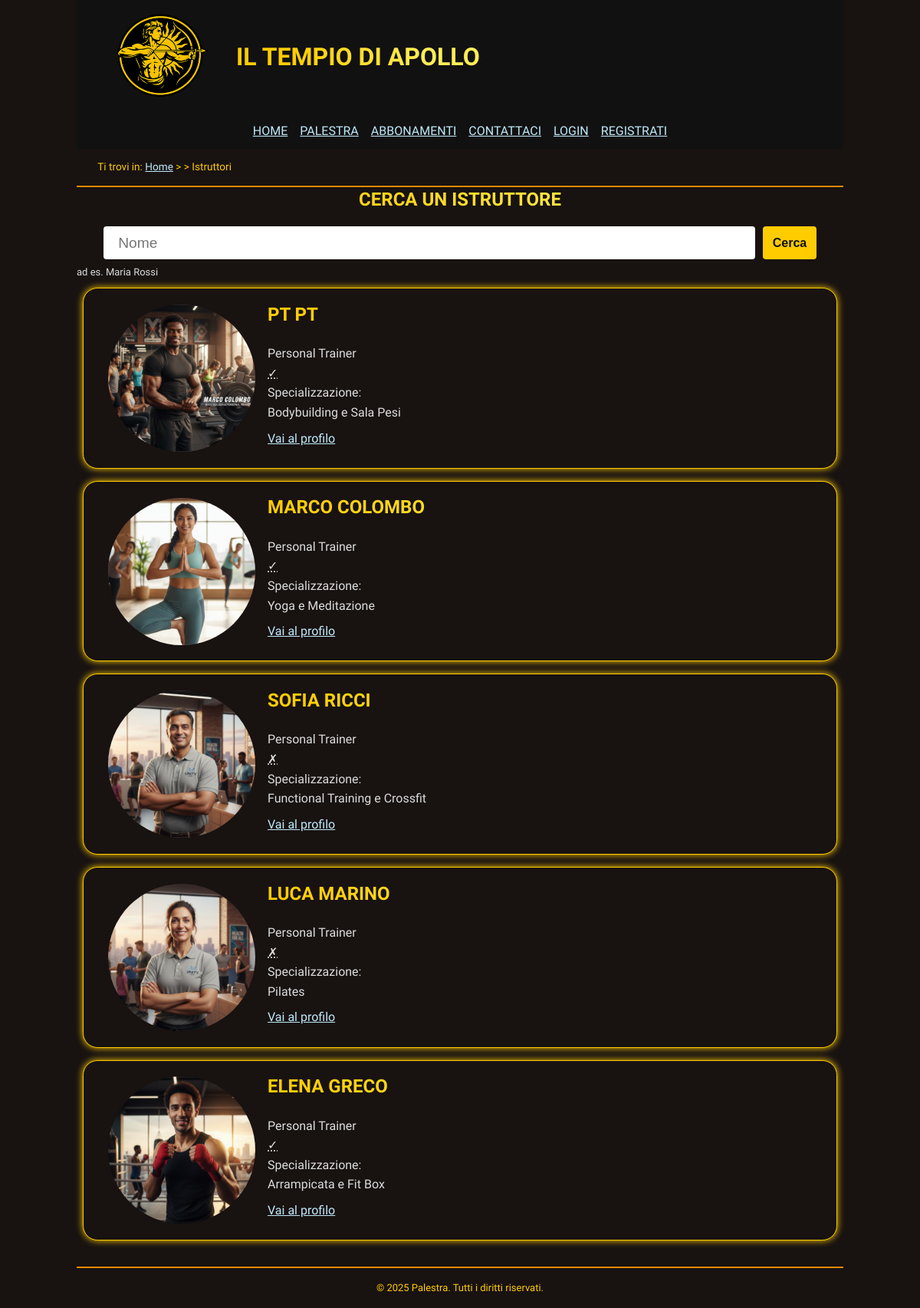
/html/cerca-istruttore.php, run on the app's committed database.
### tables this page shows
CREATE TABLE Utente (
    id_utente SERIAL PRIMARY KEY,
    nome VARCHAR(100) NOT NULL,
    cognome VARCHAR(100) NOT NULL,
    email VARCHAR(100) UNIQUE NOT NULL,
    password_hash CHAR(60) NOT NULL 
);

CREATE TABLE Istruttore (
    id_utente BIGINT UNSIGNED PRIMARY KEY REFERENCES Utente(id_utente) ON DELETE CASCADE,
    specializzazione VARCHAR(100),
    qualifica VARCHAR(100),
    telefono VARCHAR(20),
    presentazione VARCHAR(255)
);

CREATE TABLE Personal_Trainer (
    id_istruttore BIGINT UNSIGNED PRIMARY KEY REFERENCES Istruttore(id_utente) ON DELETE CASCADE
);

### html/cerca-istruttore.php (the view, shortened to what this page needs)
<?php
include "../internal/db_connection.php";
include "../internal/header.php";
$internal = __DIR__ . "/../internal/cerca-istruttore/";
$top = file_get_contents($internal . "top.html");
$templateResult = file_get_contents($internal . "stack.html");
$bottom = file_get_contents($internal . "bottom.html");
$nome = '';
$top = str_replace("[Valore Ricerca]", htmlspecialchars($nome), $top);
echo renderFromHtml($top);
$query = "SELECT *
    FROM Utente
    JOIN Istruttore ON Utente.id_utente = Istruttore.id_utente
    LEFT JOIN Personal_Trainer ON Utente.id_utente = Personal_Trainer.id_istruttore
    WHERE nome LIKE ?";
$stmt = $conn->prepare($query);
$param = "%" . $nome . "%";
$stmt->bind_param("s", $param);
$stmt->execute();
$result = $stmt->get_result();
while ($row = $result->fetch_array(MYSQLI_ASSOC)) {
    $output = $templateResult;
    $isPt = $row['id_istruttore'] == null
        ? '<abbr title="no" aria-hidden="true">&cross;</abbr><span class="hidden">no</span>'
        : '<abbr title="si" aria-hidden="true">&check;</abbr><span class="hidden">si</span>';
    $output = str_replace("[Nome Istruttore]", $row['nome'] . ' ' . $row['cognome'], $output);
    $output = str_replace("[È PT]", $isPt, $output);
    $output = str_replace("[Specializzazione Istruttore]", $row['specializzazione'], $output);
    $output = str_replace("[ID Istruttore]", $row['id_utente'], $output);
    echo $output;
}
echo $bottom;

### html/css/style.css (style rules this page uses)
* { padding: 0; margin: 0; }
:root { --mainColorLight: #fe5; --mainColor: #fc0; --mainColorDark: #e80; --textColor: #ddd; --urlColor: #c0ebfb; --visitedUrlColor: #965cfd; --mainBackgroundColorDark: #111; --mainBackgroundColor: #181211; --mainBackgroundColorLight: #332; --headerGradient: linear-gradient(to right, var(--mainColor) 25%, var(--mainColorLight) 75%); }
html, body { font-size: 100%; font-family: "Lexend", "Roboto", sans-serif; line-height: 1.6em; }
body { color: var(--textColor); background-color: var(--mainBackgroundColor); max-width: 1000px; margin: auto; }
a:link { text-decoration: underline; color: var(--urlColor); }
a:link:has(.logo) { text-decoration: none; width: fit-content; display: inline; }
h1, h2, h3, h4, h5, h6 { font-weight: bold; background: var(--headerGradient); background-clip: text; color: transparent; -webkit-background-clip: text; -webkit-text-fill-color: transparent; text-shadow: none; }
h1, h2, h3 { text-align: center; text-transform: uppercase; padding: 0.2em 0.5em; }
strong { font-weight: normal; }
header { background-color: var(--mainBackgroundColorDark); }
footer { margin-top: 2em; padding: 1em; font-size: small; color: var(--mainColor); border-top: 2px solid var(--mainColorDark); text-align: center; }
header.intestazione { display: flex; flex-wrap: wrap; align-items: center; top: 0; position: sticky; z-index: 999; padding: 0.5em 2em; text-transform: uppercase; }
.intestazione .logo { width: 156px; box-sizing: border-box; display: inline; vertical-align: middle; padding: .2em .5em; }
.intestazione h1 { display: inline; width: fit-content; flex: 1 1 auto; }
#menu { display: flex; justify-content: space-around; margin: 0 auto; }
#menu ul { display: flex; flex-wrap: wrap; list-style: none; }
#menu li { margin: .2em .5em; }
#breadcrumb { color: var(--mainColor); padding: 0.8em 2em; font-size: 0.85em; border-bottom: 2px solid var(--mainColorDark); }
#breadcrumb>ol::before { content: "Ti trovi in: "; margin-right: .25em; }
#breadcrumb>ol { list-style: none; align-items: baseline; display: flex; }
#breadcrumb>ol>li+li::before { content: "> >"/ ""; margin-right: .25em; }
#breadcrumb>ol>li::after { content: ""; margin-right: .25em; }
.light-topic { border: 1px solid var(--mainColor); box-shadow: 0 0 10px var(--mainColor); background-color: var(--mainBackgroundColor); border-radius: 1.2em; margin: 0.5em; padding: 0.3em 1em; }
:root { --reviewImageSize: 10em; }
:root { --apollo-gradient: linear-gradient(135deg, #ffcc00 0%, #ff6a00 100%); --fire-gradient: linear-gradient(135deg, #ff4e50 0%, #f9d423 100%); --gold: #ffcc00; --orange: #ff6a00; --glow-gold: 0 0 20px rgba(255, 204, 0, 0.3); --shadow-card: 0 10px 30px rgba(0, 0, 0, 0.8); --radius: 12px; }
h2 { margin-top: 0.5em; margin-bottom: 0.5em; }
form { display: flex; flex-direction: column; gap: 1rem; }
input, textarea { padding: 0.6rem; font-size: 1rem; border-radius: 4px; border: none; }
.btn-invia { margin-top: 1rem; padding: 0.8rem; font-size: 1rem; font-weight: bold; background-color: var(--mainColor); color: var(--mainBackgroundColorDark); border: none; border-radius: 4px; cursor: pointer; align-self: flex-start; }
.dati-pt dt:not(:first-child)::after, .dati-risultato-short dt:not(:first-child)::after { content: ":"; }
.dati-risultato-short { padding: 0.5em; }
.img-pt-small { float: left; width: 15%; min-width: 192px; margin: 1em; border-radius: 50%; }
.dati-risultato-short dt, .presentazione-pt h2 { text-align: left; }
.barra-ricerca { padding: 0.2em 1em; margin-right: 1%; width: 85%; font-size: 1.2em; box-sizing: border-box; overflow: hidden; }
#form-ricerca-istruttore { gap: 0; }
#form-ricerca-istruttore div { margin: 1em 0 0.2em; justify-content: center; display: flex; }
#form-ricerca-istruttore button { margin-top: 0; }
.ricerca-esempio { font-size: small; display: block; }
ul#risultati-ricerca { list-style: none; display: flex; flex-direction: column; }
#risultati-ricerca h2 { text-align: left; }

### data on the page
utente: nome+cognome (picture), output "Personal Trainer Specializzazione Bodybuilding e Sala Pesi Vai al profilo"
utente: nome+cognome (picture), output "Personal Trainer Specializzazione Yoga e Meditazione Vai al profilo"
istruttore: output "Personal Trainer Specializzazione Functional Training e Crossfit Vai al profilo"
istruttore: output "Personal Trainer Specializzazione Pilates Vai al profilo"
utente: nome+cognome (picture), output "Personal Trainer Specializzazione Arrampicata e Fit Box Vai al profilo"

### other printed values
$bottom "© 2025 Palestra. Tutti i diritti riservati."
